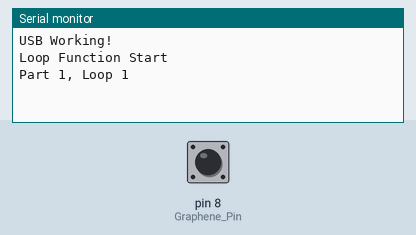
Recording of a sketch running on a simulated Arduino Uno, built with avr-gcc and run on an emulated ATmega328P. Shown: the last lines printed to the serial monitor. The inputs (shaded band) are chosen by the test bench; at power-on: pin 8 (Graphene_Pin) HIGH.

Above: at 1.2 s.
1.3 s: pin 8 (Graphene_Pin) pulled LOW for 0.15 s
At 2.1 s:
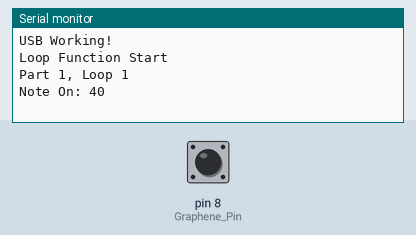
2.9 s: pin 8 (Graphene_Pin) pulled LOW for 1 s
At 3.9 s:
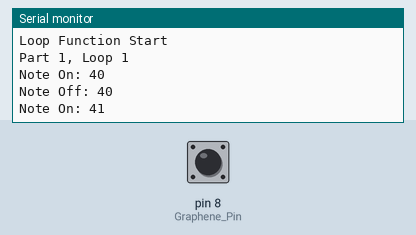
5.4 s: pin 8 (Graphene_Pin) pulled LOW for 0.15 s
At 5.8 s:
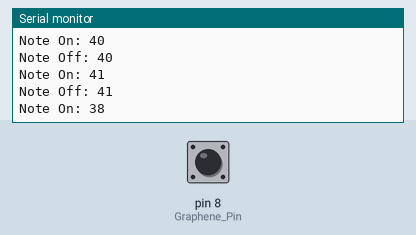

The sketch:

BassGenerator.ino
```cpp
#include <SPI.h>
#include <SD.h>
#include <SoftwareSerial.h>

SoftwareSerial midiSerial(2,3);

const int Tune_Length = 4;
const int Number_Parts = 4;

const int Loop_Length[Number_Parts] = {4,2,2,2}; // Verse1, Chorus, Verse2, Chorus


//const int Notes[Tune_Length] = {16,17,14,13}; // Notes for BassGenerator
const int Notes[Tune_Length] = {40,41,38,37};   // Test Notes for Keyboard

const int LastNoteLength = 1500; // Length of last note in each loop, in mS

const int Graphene_Pin = 8;  // Input from graphene
int NoteOn_Flag = 0;   // Keep track of if there is a note playing


void setup() {
  // put your setup code here, to run once:
  Serial.begin(9600);
  midiSerial.begin(31250);

  while (!Serial){
    ;
  }

  Serial.println("USB Working!");
  pinMode(Graphene_Pin, INPUT_PULLUP);
  digitalWrite(Graphene_Pin, HIGH);
}

void loop() {
  // put your main code here, to run repeatedly:
  Serial.println("Loop Function Start");

  for (int k=0; k < Number_Parts; k++)
  {

      for (int j=0; j < Loop_Length[k]; j++)
      {
          Serial.println();
          Serial.print("Part ");
          Serial.print(k+1);
          Serial.print(", Loop ");
          Serial.println(j+1);
          for (int i=0; i < Tune_Length; i++)
          {

              while (digitalRead(Graphene_Pin) > 0)
              {
                ;
              }
              if (NoteOn_Flag == 1)
              {
                  noteOn(128,Notes[i-1],127);
                  NoteOn_Flag = 0;

                  Serial.print("Note Off: ");
                  Serial.println(Notes[i-1]);
              }

              noteOn(144,Notes[i],127);
              NoteOn_Flag = 1;

              Serial.print("Note On: ");
              Serial.println(Notes[i]);
              while (digitalRead(Graphene_Pin) == 0)
              {
                ;
              }
              delay(100);

              if (i == Tune_Length-1)
              {
                  if (NoteOn_Flag == 1)
                  {
                      delay(LastNoteLength);
                      noteOn(128,Notes[i],127);
                      NoteOn_Flag = 0;

                      Serial.print("Note Off: ");
                      Serial.println(Notes[i]);
                  }
              }
          }
      }
      Serial.println();

  }
  Serial.println("End");

}

void noteOn(int cmd, int pitch, int velocity) {
  midiSerial.write(cmd);
  midiSerial.write(pitch);
  midiSerial.write(velocity);
}
```

Measured:
- after the input at 1.3 s, the serial monitor: prints a new line at once (image 1)
- after the input at 2.9 s, the serial monitor: prints a new line at once (image 2)
- after the input at 5.4 s, the serial monitor: prints a new line at once (image 3)
